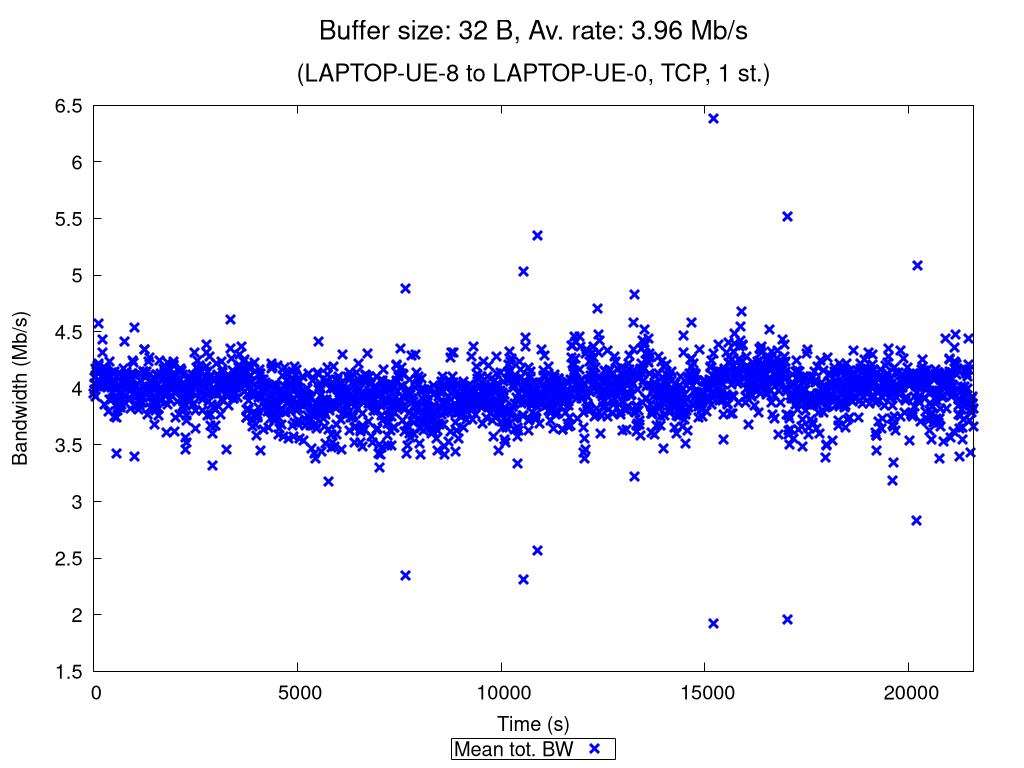

Here is the gnuplot script that generated this plot:
set terminal pngcairo nocrop enhanced size 1024,768 font "Verdana,15"
set output "TCP_1_st_2020_11_13_08-47-29_two2one_00032B.png"

set title "{/=20 Buffer size: 32 B, Av. rate: 3.96 Mb/s}\n\n{/=18 (LAPTOP-UE-8 to LAPTOP-UE-0, TCP, 1 st.)}"

set xlabel "Time (s)"
set ylabel "Bandwidth (Mb/s)"
set ytics nomirror
set key bmargin center horizontal box samplen 1 width -1
set bmargin 4.6
set rmargin 4.5

rf = 1000000.0  # rate factor
set style fill transparent solid 0.2 noborder
set autoscale xfix
plot "TCP_1_st_2020_11_13_08-47-29_two2one_00032B_iperf_processed.dat" using 1:($2/rf-$3/rf):($2/rf+$3/rf) with filledcurves lc rgb "blue" notitle, \
     "" using 1:($2/rf) with points pt 2 ps 1.5 lw 3 lc rgb "blue" title "Mean tot. BW", \
